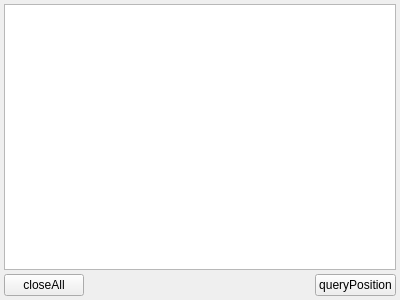
<?xml version="1.0" encoding="UTF-8"?>
<ui version="4.0">
 <class>PositionForm</class>
 <widget class="QWidget" name="PositionForm">
  <property name="geometry">
   <rect>
    <x>0</x>
    <y>0</y>
    <width>400</width>
    <height>300</height>
   </rect>
  </property>
  <property name="windowTitle">
   <string>Form</string>
  </property>
  <layout class="QVBoxLayout" name="verticalLayout">
   <property name="spacing">
    <number>4</number>
   </property>
   <property name="leftMargin">
    <number>4</number>
   </property>
   <property name="topMargin">
    <number>4</number>
   </property>
   <property name="rightMargin">
    <number>4</number>
   </property>
   <property name="bottomMargin">
    <number>4</number>
   </property>
   <item>
    <widget class="QTableWidget" name="tableWidget"/>
   </item>
   <item>
    <layout class="QHBoxLayout" name="horizontalLayout">
     <item>
      <widget class="QPushButton" name="pushButtonCloseAll">
       <property name="text">
        <string>closeAll</string>
       </property>
      </widget>
     </item>
     <item>
      <spacer name="horizontalSpacer">
       <property name="orientation">
        <enum>Qt::Horizontal</enum>
       </property>
       <property name="sizeHint" stdset="0">
        <size>
         <width>40</width>
         <height>20</height>
        </size>
       </property>
      </spacer>
     </item>
     <item>
      <widget class="QPushButton" name="pushButtonQueryPosition">
       <property name="text">
        <string>queryPosition</string>
       </property>
      </widget>
     </item>
    </layout>
   </item>
  </layout>
 </widget>
 <resources/>
 <connections/>
</ui>
